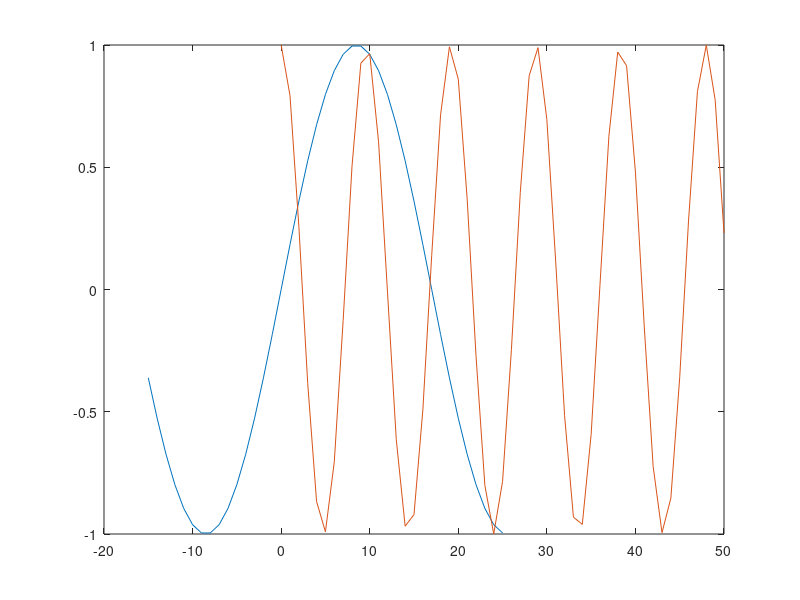
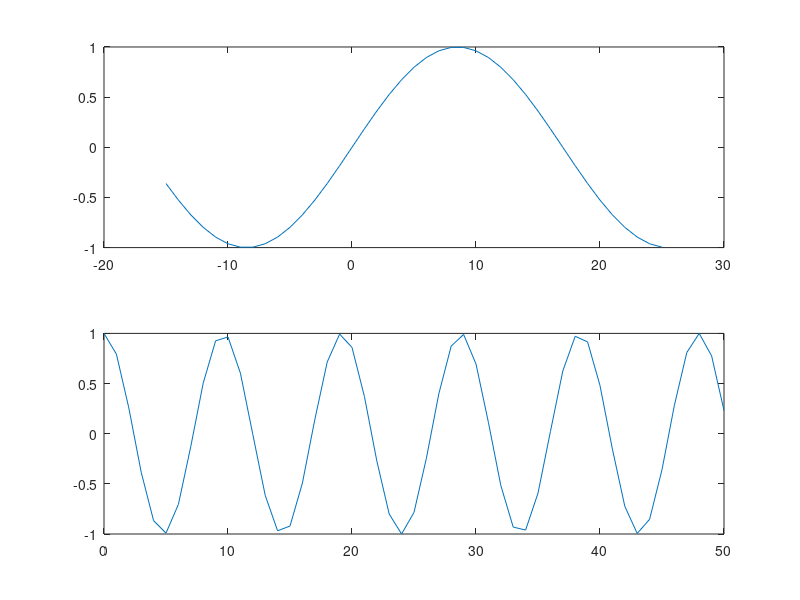
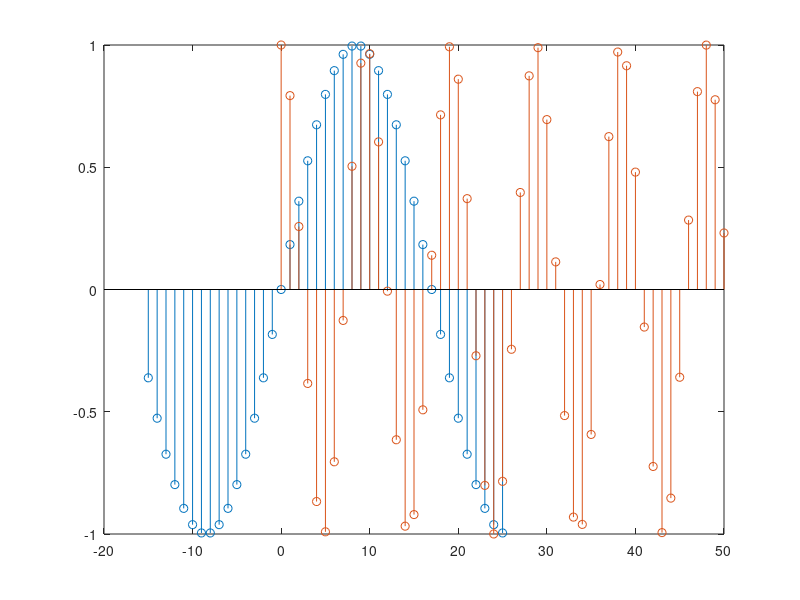
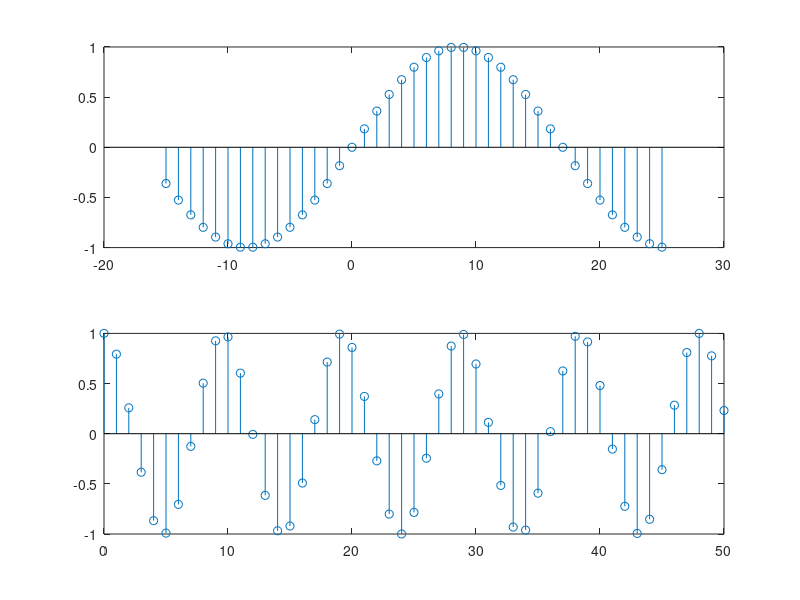

These charts were generated, in order, by the following MATLAB code:
%Figura 1 - plot
n=-15:25;   
x1=sin(pi/17*n);  
figure
plot(n,x1)
hold on % afisez simultan mai multe functii pe grafic
n=0:50;
x2=cos(pi/sqrt(23)*n);
plot(n,x2);

%Figura 2 -subplot

figure
subplot(2,1,1)
n=-15:25;
x1=sin(pi/17*n);
plot(n,x1)
n=0:50;
x2=cos(pi/sqrt(23)*n);
subplot(2,1,2)
plot(n,x2)

%Figura 1  stem
n=-15:25;   
x1=sin(pi/17*n);  
figure
stem(n,x1)
hold on % afisez simultan functiile pe acelasi grafic
n=0:50;
x2=cos(pi/sqrt(23)*n);
stem(n,x2);
%Figura 2 stem
figure
subplot(2,1,1)
n=-15:25;
x1=sin(pi/17*n);
stem(n,x1)
n=0:50;
x2=cos(pi/sqrt(23)*n);
subplot(2,1,2)
stem(n,x2)